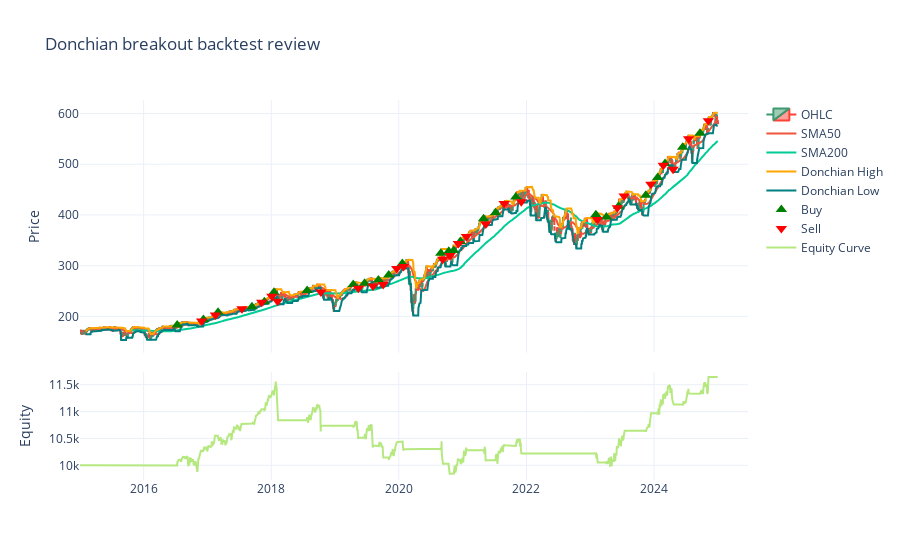

Notebook cell for this chart:
### Code cell
import pandas as pd
from plotly.subplots import make_subplots
import plotly.graph_objects as go

def _to_naive(dt):
    if dt is None:
        return None
    ts = pd.Timestamp(dt)
    if ts.tzinfo is not None:
        ts = ts.tz_convert('UTC').tz_localize(None)
    return ts

# Extract transactions (buys/sells) for markers
tx = strategy_instance.analyzers.transactions.get_analysis()
buy_times, buy_prices, sell_times, sell_prices = [], [], [], []
for k, v in (tx or {}).items():
    ts = _to_naive(k)
    for t in v:
        size = t[0] if len(t) > 0 else None
        price = t[1] if len(t) > 1 else None
        if size is None or size == 0:
            continue
        if size > 0:
            buy_times.append(ts); buy_prices.append(price)
        elif size < 0:
            sell_times.append(ts); sell_prices.append(price)

# Equity curve
time_returns = strategy_instance.analyzers.timereturn.get_analysis()
if time_returns:
    equity_series = pd.Series(time_returns).sort_index()
    equity_curve = initial_capital * (1 + equity_series).cumprod()
else:
    equity_curve = pd.Series(dtype='float64')

# Price timeline
if getattr(df_daily.index, 'tz', None) is not None:
    price_index = df_daily.index.tz_convert('UTC').tz_localize(None)
else:
    price_index = df_daily.index

fig_bt = make_subplots(rows=2, cols=1, shared_xaxes=True, vertical_spacing=0.05, row_heights=[0.7, 0.3])
fig_bt.add_trace(go.Candlestick(x=price_index, open=df_daily['open'], high=df_daily['high'], low=df_daily['low'], close=df_daily['close'], name='OHLC'), row=1, col=1)
if 'SMA50' in df_plot.columns:
    fig_bt.add_trace(go.Scatter(x=price_index, y=df_plot['SMA50'], mode='lines', name='SMA50'), row=1, col=1)
if 'SMA200' in df_plot.columns:
    fig_bt.add_trace(go.Scatter(x=price_index, y=df_plot['SMA200'], mode='lines', name='SMA200'), row=1, col=1)
if 'DonchianHigh' in df_plot.columns:
    fig_bt.add_trace(go.Scatter(x=price_index, y=df_plot['DonchianHigh'], mode='lines', name='Donchian High', line=dict(color='orange')), row=1, col=1)
if 'DonchianLow' in df_plot.columns:
    fig_bt.add_trace(go.Scatter(x=price_index, y=df_plot['DonchianLow'], mode='lines', name='Donchian Low', line=dict(color='teal')), row=1, col=1)

if buy_times:
    fig_bt.add_trace(go.Scatter(x=buy_times, y=buy_prices, mode='markers', name='Buy', marker=dict(symbol='triangle-up', color='green', size=10)), row=1, col=1)
if sell_times:
    fig_bt.add_trace(go.Scatter(x=sell_times, y=sell_prices, mode='markers', name='Sell', marker=dict(symbol='triangle-down', color='red', size=10)), row=1, col=1)

if not equity_curve.empty:
    eq_index = equity_curve.index
    if getattr(eq_index, 'tz', None) is not None:
        eq_index = eq_index.tz_convert('UTC').tz_localize(None)
    fig_bt.add_trace(go.Scatter(x=eq_index, y=equity_curve, mode='lines', name='Equity Curve'), row=2, col=1)
else:
    fig_bt.add_trace(go.Scatter(x=[price_index.min()], y=[initial_capital], mode='lines', name='Equity Curve'), row=2, col=1)

fig_bt.update_yaxes(title_text='Price', row=1, col=1)
fig_bt.update_yaxes(title_text='Equity', row=2, col=1)
fig_bt.update_layout(title='Donchian breakout backtest review', template='plotly_white', xaxis_rangeslider_visible=False)
fig_bt.show()

### Figure 1 — Plotly figure (JSON) as saved in the notebook; plotly's stock layout.template omitted (floating-point values rounded to 4 significant figures; data arrays with more than 128 entries replaced by an {"elided": "..."} marker saying what was removed)
{"data": [{"close": {"elided": "2516 float values"}, "high": {"elided": "2516 float values"}, "low": {"elided": "2516 float values"}, "name": "OHLC", "open": {"elided": "2516 float values"}, "type": "candlestick", "x": {"elided": "2516 str values"}, "xaxis": "x", "yaxis": "y"}, {"mode": "lines", "name": "SMA50", "type": "scatter", "x": {"elided": "2516 str values"}, "xaxis": "x", "y": {"elided": "2516 float values"}, "yaxis": "y"}, {"mode": "lines", "name": "SMA200", "type": "scatter", "x": {"elided": "2516 str values"}, "xaxis": "x", "y": {"elided": "2516 float values"}, "yaxis": "y"}, {"line": {"color": "orange"}, "mode": "lines", "name": "Donchian High", "type": "scatter", "x": {"elided": "2516 str values"}, "xaxis": "x", "y": {"elided": "2516 float values"}, "yaxis": "y"}, {"line": {"color": "teal"}, "mode": "lines", "name": "Donchian Low", "type": "scatter", "x": {"elided": "2516 str values"}, "xaxis": "x", "y": {"elided": "2516 float values"}, "yaxis": "y"}, {"marker": {"color": "green", "size": 10, "symbol": "triangle-up"}, "mode": "markers", "name": "Buy", "type": "scatter", "x": ["2016-07-11T04:00:00", "2016-12-08T05:00:00", "2017-03-02T05:00:00", "2017-09-12T04:00:00", "2017-11-22T05:00:00", "2018-01-16T05:00:00", "2018-07-25T04:00:00", "2019-04-15T04:00:00", "2019-06-19T04:00:00", "2019-09-06T04:00:00", "2019-11-04T05:00:00", "2020-01-21T05:00:00", "2020-08-28T04:00:00", "2020-10-13T04:00:00", "2020-11-10T05:00:00", "2020-12-18T05:00:00", "2021-04-30T04:00:00", "2021-07-08T04:00:00", "2021-11-01T04:00:00", "2023-02-02T05:00:00", "2023-04-03T04:00:00", "2023-06-12T04:00:00", "2023-11-15T05:00:00", "2024-01-22T05:00:00", "2024-03-04T05:00:00", "2024-06-13T04:00:00", "2024-09-20T04:00:00"], "xaxis": "x", "y": [183.2, 193.9, 208.0, 218.9, 229.1, 247.4, 251.3, 263.0, 265.2, 271.6, 281.7, 304.3, 324.6, 328.6, 329.7, 347.5, 392.5, 404.3, 435.4, 400.2, 395.9, 417.2, 439.0, 474.0, 501.4, 533.4, 561.3], "yaxis": "y"}, {"marker": {"color": "red", "size": 10, "symbol": "triangle-down"}, "mode": "markers", "name": "Sell", "type": "scatter", "x": ["2016-11-28T05:00:00", "2017-02-15T05:00:00", "2017-07-17T04:00:00", "2017-11-07T05:00:00", "2018-01-04T05:00:00", "2018-02-06T05:00:00", "2018-10-12T04:00:00", "2019-05-14T04:00:00", "2019-08-06T04:00:00", "2019-10-03T04:00:00", "2019-12-20T05:00:00", "2020-01-28T05:00:00", "2020-09-08T04:00:00", "2020-10-20T04:00:00", "2020-12-07T05:00:00", "2021-01-22T05:00:00", "2021-05-13T04:00:00", "2021-08-26T04:00:00", "2021-12-02T05:00:00", "2023-02-10T05:00:00", "2023-06-05T04:00:00", "2023-07-14T04:00:00", "2023-12-14T05:00:00", "2024-02-23T05:00:00", "2024-04-19T04:00:00", "2024-07-17T04:00:00", "2024-11-07T05:00:00"], "xaxis": "x", "y": [190.8, 202.7, 215.0, 228.0, 239.9, 230.0, 248.1, 255.3, 260.2, 263.1, 294.4, 298.6, 312.5, 320.0, 343.9, 357.7, 382.3, 422.5, 425.9, 391.1, 414.3, 437.4, 460.4, 498.2, 490.1, 550.1, 585.9], "yaxis": "y"}, {"mode": "lines", "name": "Equity Curve", "type": "scatter", "x": {"elided": "2516 str values"}, "xaxis": "x2", "y": {"elided": "2516 float values"}, "yaxis": "y2"}], "layout": {"title": {"text": "Donchian breakout backtest review"}, "xaxis": {"anchor": "y", "domain": [0, 1], "matches": "x2", "rangeslider": {"visible": false}, "showticklabels": false}, "xaxis2": {"anchor": "y2", "domain": [0, 1]}, "yaxis": {"anchor": "x", "domain": [0.335, 1.0], "title": {"text": "Price"}}, "yaxis2": {"anchor": "x2", "domain": [0, 0.285], "title": {"text": "Equity"}}}}
